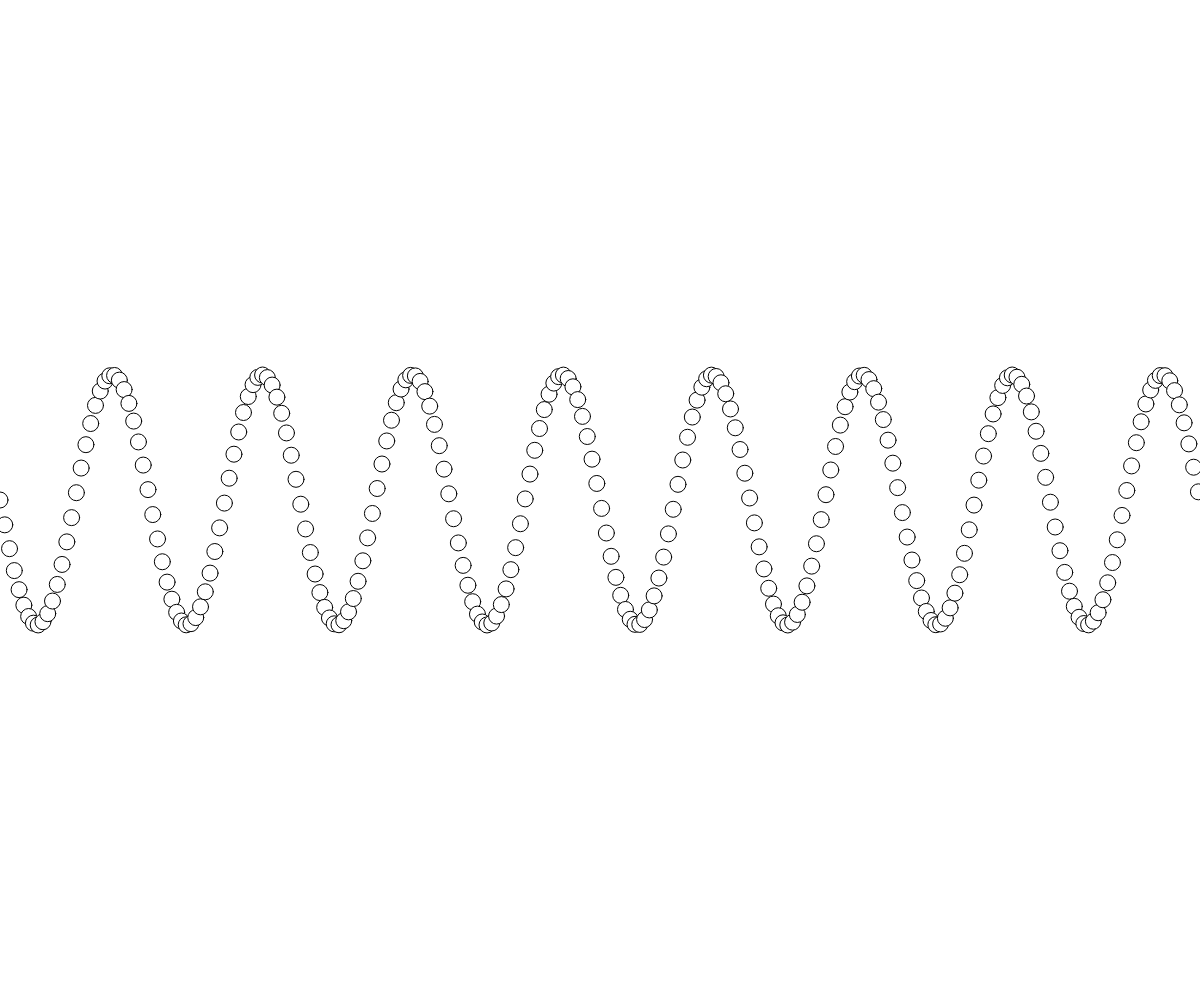
Frame 1 (no input)
Frame 60 (no input): identical to frame 1, image omitted
Frame 120 (the mouse pressed at the canvas centre since frame 60): identical to frame 1, image omitted

The p5.js sketch that drew this single still picture (run headless with seeded random() and noise() and a simulated clock; from frame 60 on, the mouse is pressed at the canvas centre):

// p5.js sketch
// ── sketch.js
function setup() {
    createCanvas(windowWidth, windowHeight);
    let x = 0;
    let y = 0;
    let theta = 0;
    let amplitude = windowHeight/8;
    let frequency = windowWidth/8;
    let maxAngle = (windowWidth/frequency) * TWO_PI;
    while(theta < maxAngle){
        y = sin(theta) * amplitude;
        ellipse(x, y + height/2, 16);
        theta += 0.2;
        x = (theta/maxAngle) * windowWidth;
    }
}
function draw() {
}
